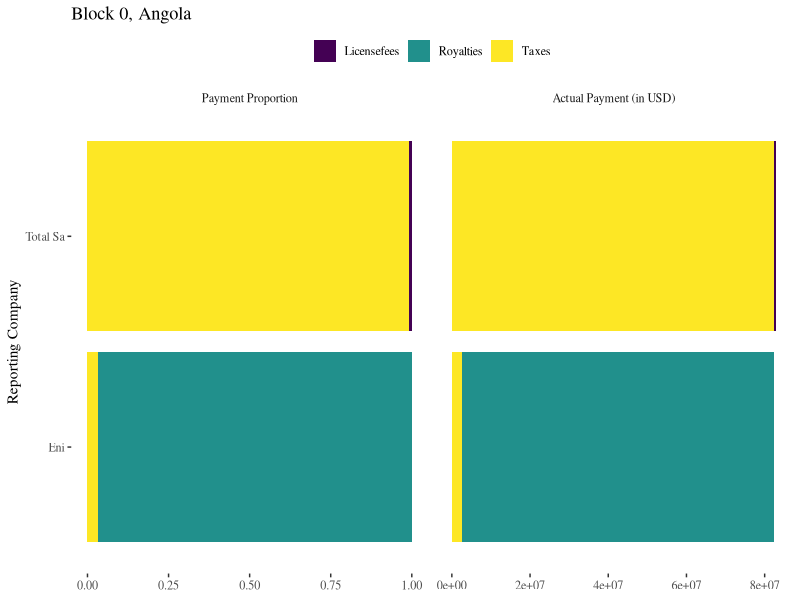
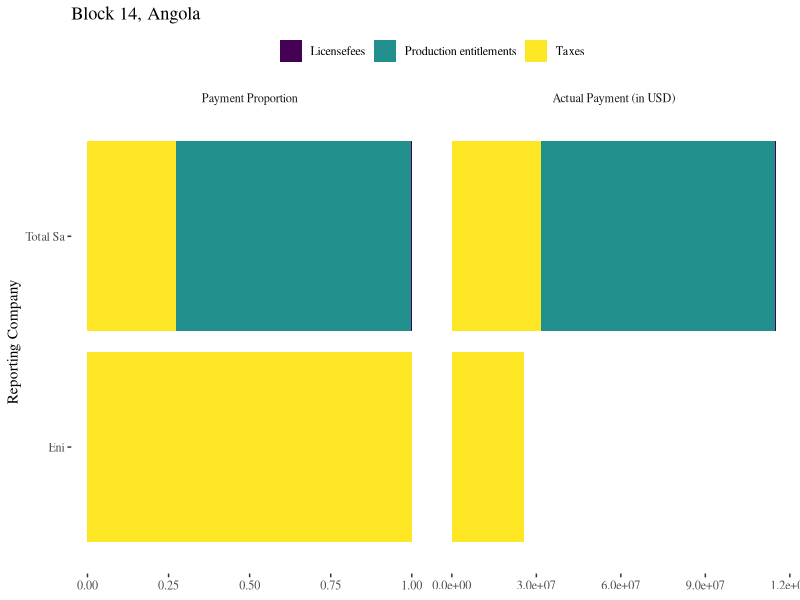
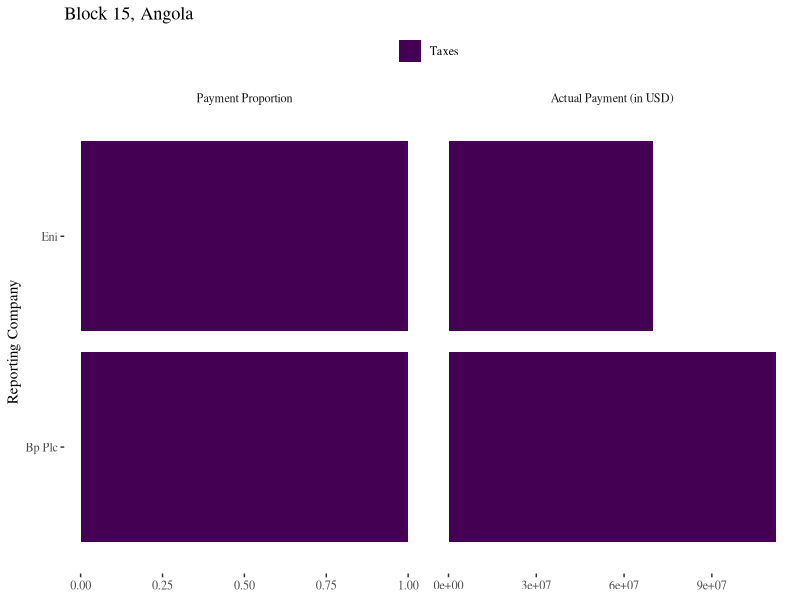
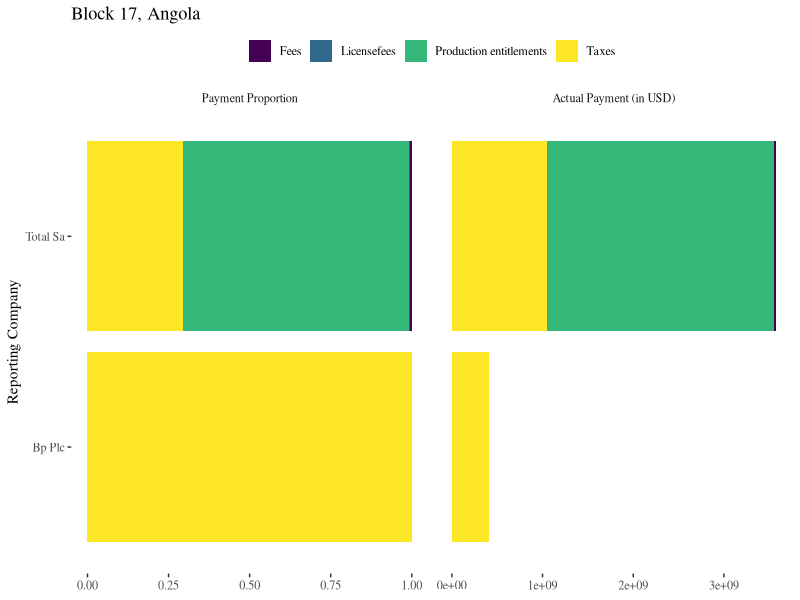
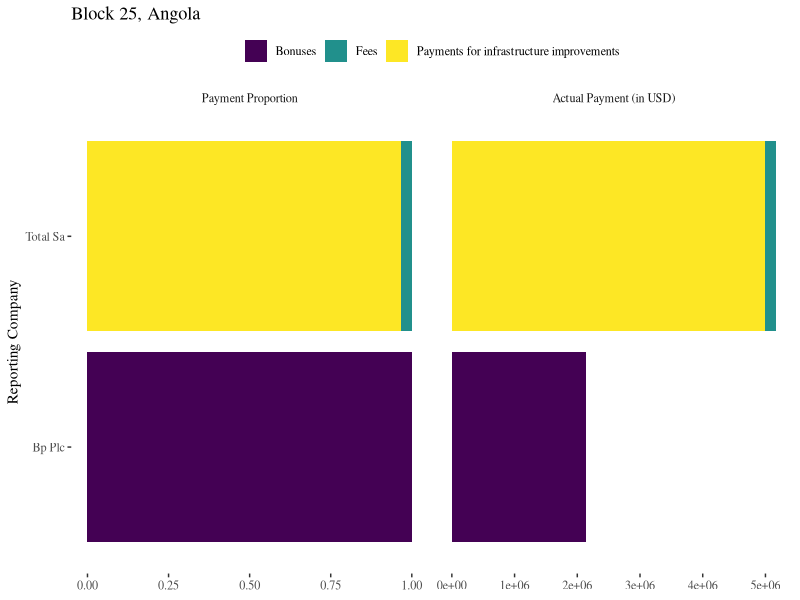
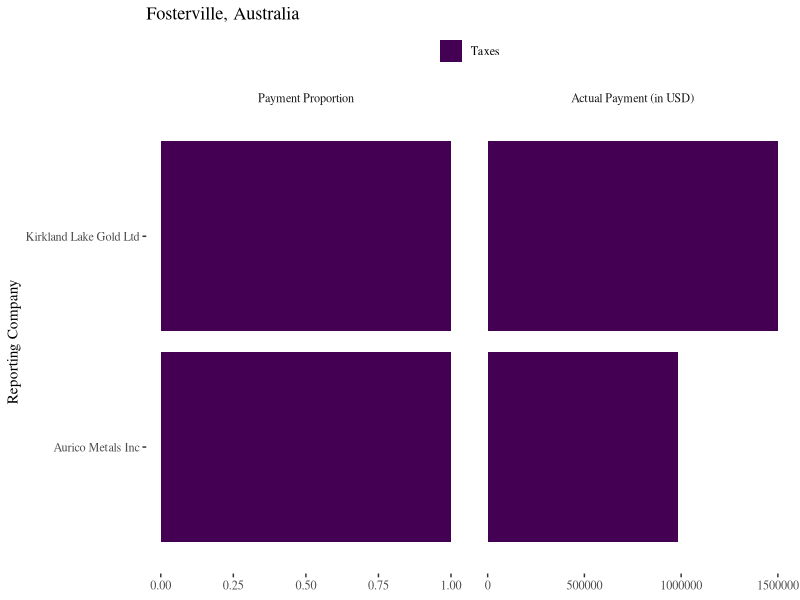
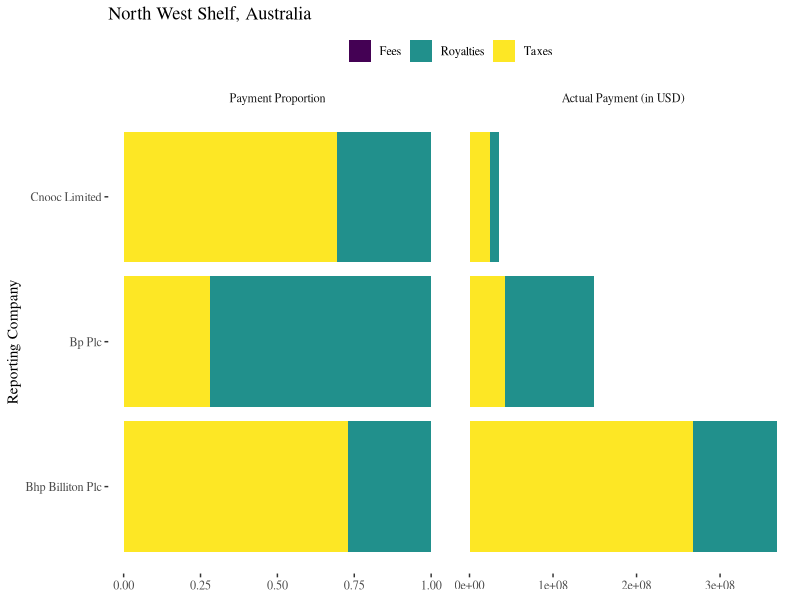
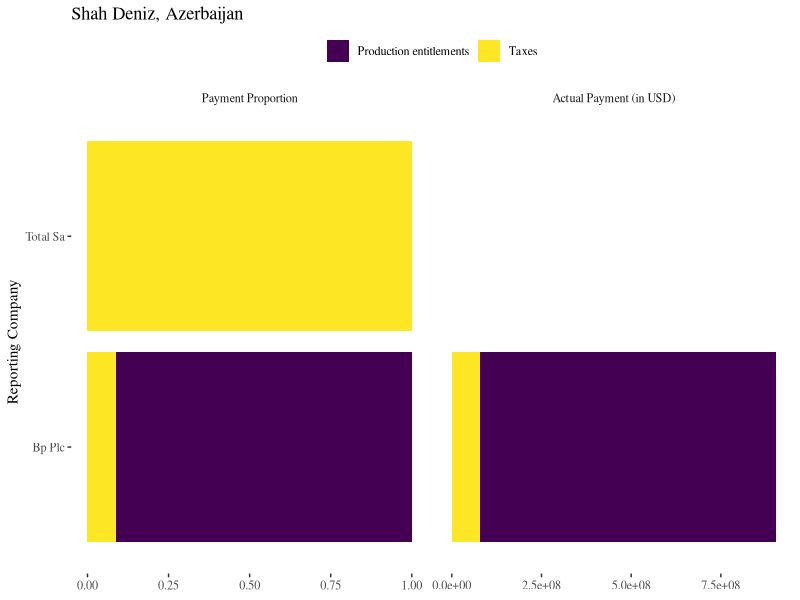

Reproduce these figures in R, in order.
## ---- chunk 1
rm(list = ls())
library(tidyverse); library(ggthemes); library(viridis)

jvProjects <- read_csv("Temp Data/JV Data/jv.csv") %>% 
    select(projectCountry, projectName, reportingCompany, paymentType, projectPayment, proportionPay) %>% 
    gather(key = "valueType", value = "value", projectPayment, proportionPay) %>% 
    mutate(valueType = factor(valueType, levels = c("proportionPay", "projectPayment"), labels = c("Payment Proportion", "Actual Payment (in USD)"))) %>% 
    arrange(projectCountry, projectName, reportingCompany)

## ---- chunk 2
jvNames <- jvProjects %>% 
    distinct(projectCountry, projectName) %>% 
    arrange(projectCountry, projectName)
plotList <- vector("list", length(jvNames$projectName)) 

for(i in 1:length(jvNames$projectName)){
    chartData <- jvProjects %>% 
      filter(projectName == jvNames$projectName[i])
    
    titleName <- paste0(jvNames$projectName[i], ", ", jvNames$projectCountry[i])
    
    plotList[[i]] <- ggplot(chartData, aes(y = value, x = reportingCompany, fill = factor(paymentType))) + 
              geom_bar(stat = "identity", position = "stack") + 
              coord_flip() +
              facet_wrap(~valueType, scales = "free_x") +
              theme_tufte() +
              labs(title = titleName,
                   x = "Reporting Company") +
              scale_fill_viridis(discrete = T) +
              theme(
                  legend.position = "top",
                  legend.title = element_blank(),
                  axis.title.x = element_blank()
                  )
}

for(i in 1:length(plotList)){
    print(plotList[[i]])
}

